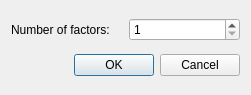
<?xml version="1.0" encoding="UTF-8"?>
<ui version="4.0">
 <class>SVDParametersDialog</class>
 <widget class="QDialog" name="SVDParametersDialog">
  <property name="geometry">
   <rect>
    <x>0</x>
    <y>0</y>
    <width>251</width>
    <height>95</height>
   </rect>
  </property>
  <property name="windowTitle">
   <string>Dialog</string>
  </property>
  <layout class="QVBoxLayout" name="verticalLayout">
   <item>
    <layout class="QHBoxLayout" name="horizontalLayout">
     <item>
      <widget class="QLabel" name="label">
       <property name="text">
        <string>Number of factors:</string>
       </property>
      </widget>
     </item>
     <item>
      <widget class="QSpinBox" name="spinNumberOfFactors">
       <property name="minimum">
        <number>1</number>
       </property>
       <property name="maximum">
        <number>1000</number>
       </property>
      </widget>
     </item>
    </layout>
   </item>
   <item>
    <widget class="QDialogButtonBox" name="buttonBox">
     <property name="orientation">
      <enum>Qt::Horizontal</enum>
     </property>
     <property name="standardButtons">
      <set>QDialogButtonBox::Cancel|QDialogButtonBox::Ok</set>
     </property>
    </widget>
   </item>
  </layout>
 </widget>
 <resources/>
 <connections>
  <connection>
   <sender>buttonBox</sender>
   <signal>accepted()</signal>
   <receiver>SVDParametersDialog</receiver>
   <slot>accept()</slot>
   <hints>
    <hint type="sourcelabel">
     <x>248</x>
     <y>254</y>
    </hint>
    <hint type="destinationlabel">
     <x>157</x>
     <y>274</y>
    </hint>
   </hints>
  </connection>
  <connection>
   <sender>buttonBox</sender>
   <signal>rejected()</signal>
   <receiver>SVDParametersDialog</receiver>
   <slot>reject()</slot>
   <hints>
    <hint type="sourcelabel">
     <x>316</x>
     <y>260</y>
    </hint>
    <hint type="destinationlabel">
     <x>286</x>
     <y>274</y>
    </hint>
   </hints>
  </connection>
 </connections>
</ui>
